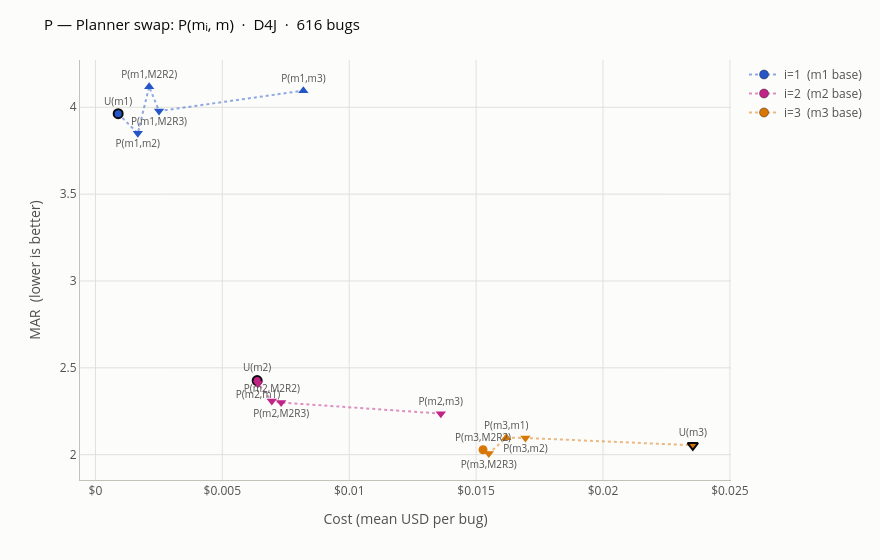
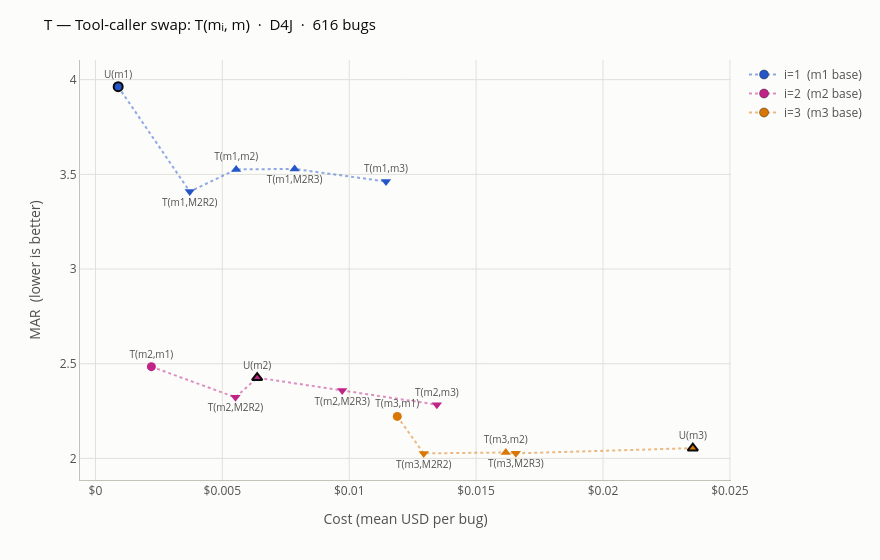
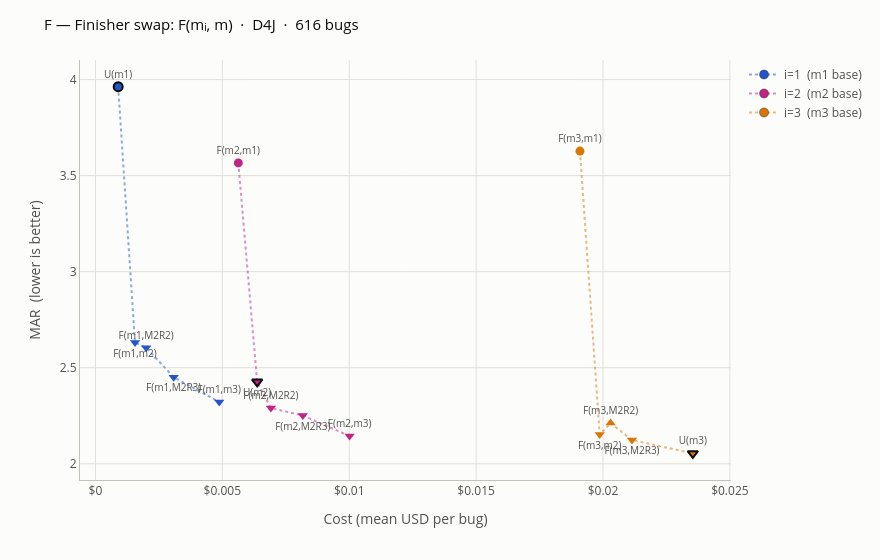

Write notebook code for charts like these, in order.
### Markdown cell above
### Defects4J (D4J)

Per-phase plots for D4J alone, then the per-instance MAR table and its $(X, i)$ aggregate. `U-Min` is the headroom of the best swap below the uniform anchor, `Max-Min` the dynamic range of the swap — both are functions of $(X, i)$, so they repeat across the 5 swap rows of a group in the per-instance table.

### Code cell
for fig in per_phase_figures("D4J"):
    save_fig(fig).show()

### Figure 1 — Plotly figure (JSON) as saved in the notebook; plotly's stock layout.template omitted (floating-point values rounded to 4 significant figures)
{"data": [{"customdata": [["M1R1-M1R1-M1R1", "U(m1)"], ["M2R1-M1R1-M1R1", "P(m1,m2)"], ["M2R2-M1R1-M1R1", "P(m1,M2R2)"], ["M2R3-M1R1-M1R1", "P(m1,M2R3)"], ["M3R1-M1R1-M1R1", "P(m1,m3)"]], "hovertemplate": "<b>%{customdata[1]}</b>  ·  %{customdata[0]}<br>MAR %{y:.3f}<br>Cost $%{x:.5f}/bug<extra>i=1  (m1 base)</extra>", "line": {"color": "rgba(36,86,199,0.5)", "dash": "dot", "width": 2}, "marker": {"color": "#2456c7", "line": {"color": "#0b0b0b", "width": [2, 0, 0, 0, 0]}, "size": 9, "symbol": ["circle", "triangle-down", "triangle-up", "triangle-down", "triangle-up"]}, "mode": "lines+markers+text", "name": "i=1  (m1 base)", "text": ["U(m1)", "P(m1,m2)", "P(m1,M2R2)", "P(m1,M2R3)", "P(m1,m3)"], "textfont": {"color": "#52514e", "size": 10}, "textposition": ["top center", "bottom center", "top center", "bottom center", "top center"], "type": "scatter", "x": [0.0008955, 0.001669, 0.002117, 0.002506, 0.008193], "y": [3.963, 3.85, 4.119, 3.978, 4.096]}, {"customdata": [["M2R1-M2R1-M2R1", "U(m2)"], ["M1R1-M2R1-M2R1", "P(m2,m1)"], ["M2R2-M2R1-M2R1", "P(m2,M2R2)"], ["M2R3-M2R1-M2R1", "P(m2,M2R3)"], ["M3R1-M2R1-M2R1", "P(m2,m3)"]], "hovertemplate": "<b>%{customdata[1]}</b>  ·  %{customdata[0]}<br>MAR %{y:.3f}<br>Cost $%{x:.5f}/bug<extra>i=2  (m2 base)</extra>", "line": {"color": "rgba(192,36,134,0.5)", "dash": "dot", "width": 2}, "marker": {"color": "#c02486", "line": {"color": "#0b0b0b", "width": [2, 0, 0, 0, 0]}, "size": 9, "symbol": ["circle", "triangle-down", "triangle-down", "triangle-down", "triangle-down"]}, "mode": "lines+markers+text", "name": "i=2  (m2 base)", "text": ["U(m2)", "P(m2,m1)", "P(m2,M2R2)", "P(m2,M2R3)", "P(m2,m3)"], "textfont": {"color": "#52514e", "size": 10}, "textposition": ["top center", "bottom center", "top center", "bottom center", "top center"], "type": "scatter", "x": [0.006372, 0.006408, 0.00695, 0.007318, 0.01361], "y": [2.426, 2.41, 2.309, 2.3, 2.236]}, {"customdata": [["M2R2-M3R1-M3R1", "P(m3,M2R2)"], ["M2R3-M3R1-M3R1", "P(m3,M2R3)"], ["M1R1-M3R1-M3R1", "P(m3,m1)"], ["M2R1-M3R1-M3R1", "P(m3,m2)"], ["M3R1-M3R1-M3R1", "U(m3)"]], "hovertemplate": "<b>%{customdata[1]}</b>  ·  %{customdata[0]}<br>MAR %{y:.3f}<br>Cost $%{x:.5f}/bug<extra>i=3  (m3 base)</extra>", "line": {"color": "rgba(217,119,6,0.5)", "dash": "dot", "width": 2}, "marker": {"color": "#d97706", "line": {"color": "#0b0b0b", "width": [0, 0, 0, 0, 2]}, "size": 9, "symbol": ["circle", "triangle-down", "triangle-up", "triangle-down", "triangle-down"]}, "mode": "lines+markers+text", "name": "i=3  (m3 base)", "text": ["P(m3,M2R2)", "P(m3,M2R3)", "P(m3,m1)", "P(m3,m2)", "U(m3)"], "textfont": {"color": "#52514e", "size": 10}, "textposition": ["top center", "bottom center", "top center", "bottom center", "top center"], "type": "scatter", "x": [0.01527, 0.0155, 0.01619, 0.01694, 0.02354], "y": [2.029, 2.008, 2.098, 2.096, 2.054]}], "layout": {"font": {"color": "#52514e", "size": 12}, "height": 560, "legend": {"bgcolor": "rgba(252,252,251,0.9)"}, "margin": {"r": 30, "t": 60}, "paper_bgcolor": "#fcfcfb", "plot_bgcolor": "#fcfcfb", "title": {"font": {"color": "#0b0b0b", "size": 15}, "text": "P — Planner swap: P(mᵢ, m)  ·  D4J  ·  616 bugs"}, "width": 880, "xaxis": {"gridcolor": "#e1e0d9", "linecolor": "#c3c2b7", "tickprefix": "$", "title": {"text": "Cost (mean USD per bug)"}, "zeroline": false}, "yaxis": {"gridcolor": "#e1e0d9", "linecolor": "#c3c2b7", "title": {"text": "MAR  (lower is better)"}, "zeroline": false}}}

### Figure 2 — Plotly figure (JSON) as saved in the notebook; plotly's stock layout.template omitted (floating-point values rounded to 4 significant figures)
{"data": [{"customdata": [["M1R1-M1R1-M1R1", "U(m1)"], ["M1R1-M2R2-M1R1", "T(m1,M2R2)"], ["M1R1-M2R1-M1R1", "T(m1,m2)"], ["M1R1-M2R3-M1R1", "T(m1,M2R3)"], ["M1R1-M3R1-M1R1", "T(m1,m3)"]], "hovertemplate": "<b>%{customdata[1]}</b>  ·  %{customdata[0]}<br>MAR %{y:.3f}<br>Cost $%{x:.5f}/bug<extra>i=1  (m1 base)</extra>", "line": {"color": "rgba(36,86,199,0.5)", "dash": "dot", "width": 2}, "marker": {"color": "#2456c7", "line": {"color": "#0b0b0b", "width": [2, 0, 0, 0, 0]}, "size": 9, "symbol": ["circle", "triangle-down", "triangle-up", "triangle-up", "triangle-down"]}, "mode": "lines+markers+text", "name": "i=1  (m1 base)", "text": ["U(m1)", "T(m1,M2R2)", "T(m1,m2)", "T(m1,M2R3)", "T(m1,m3)"], "textfont": {"color": "#52514e", "size": 10}, "textposition": ["top center", "bottom center", "top center", "bottom center", "top center"], "type": "scatter", "x": [0.0008955, 0.003716, 0.005544, 0.007849, 0.01145], "y": [3.963, 3.409, 3.526, 3.529, 3.462]}, {"customdata": [["M2R1-M1R1-M2R1", "T(m2,m1)"], ["M2R1-M2R2-M2R1", "T(m2,M2R2)"], ["M2R1-M2R1-M2R1", "U(m2)"], ["M2R1-M2R3-M2R1", "T(m2,M2R3)"], ["M2R1-M3R1-M2R1", "T(m2,m3)"]], "hovertemplate": "<b>%{customdata[1]}</b>  ·  %{customdata[0]}<br>MAR %{y:.3f}<br>Cost $%{x:.5f}/bug<extra>i=2  (m2 base)</extra>", "line": {"color": "rgba(192,36,134,0.5)", "dash": "dot", "width": 2}, "marker": {"color": "#c02486", "line": {"color": "#0b0b0b", "width": [0, 0, 2, 0, 0]}, "size": 9, "symbol": ["circle", "triangle-down", "triangle-up", "triangle-down", "triangle-down"]}, "mode": "lines+markers+text", "name": "i=2  (m2 base)", "text": ["T(m2,m1)", "T(m2,M2R2)", "U(m2)", "T(m2,M2R3)", "T(m2,m3)"], "textfont": {"color": "#52514e", "size": 10}, "textposition": ["top center", "bottom center", "top center", "bottom center", "top center"], "type": "scatter", "x": [0.002204, 0.005517, 0.006372, 0.009724, 0.01345], "y": [2.485, 2.323, 2.426, 2.358, 2.284]}, {"customdata": [["M3R1-M1R1-M3R1", "T(m3,m1)"], ["M3R1-M2R2-M3R1", "T(m3,M2R2)"], ["M3R1-M2R1-M3R1", "T(m3,m2)"], ["M3R1-M2R3-M3R1", "T(m3,M2R3)"], ["M3R1-M3R1-M3R1", "U(m3)"]], "hovertemplate": "<b>%{customdata[1]}</b>  ·  %{customdata[0]}<br>MAR %{y:.3f}<br>Cost $%{x:.5f}/bug<extra>i=3  (m3 base)</extra>", "line": {"color": "rgba(217,119,6,0.5)", "dash": "dot", "width": 2}, "marker": {"color": "#d97706", "line": {"color": "#0b0b0b", "width": [0, 0, 0, 0, 2]}, "size": 9, "symbol": ["circle", "triangle-down", "triangle-up", "triangle-down", "triangle-up"]}, "mode": "lines+markers+text", "name": "i=3  (m3 base)", "text": ["T(m3,m1)", "T(m3,M2R2)", "T(m3,m2)", "T(m3,M2R3)", "U(m3)"], "textfont": {"color": "#52514e", "size": 10}, "textposition": ["top center", "bottom center", "top center", "bottom center", "top center"], "type": "scatter", "x": [0.01189, 0.01293, 0.01617, 0.01657, 0.02354], "y": [2.222, 2.027, 2.031, 2.027, 2.054]}], "layout": {"font": {"color": "#52514e", "size": 12}, "height": 560, "legend": {"bgcolor": "rgba(252,252,251,0.9)"}, "margin": {"r": 30, "t": 60}, "paper_bgcolor": "#fcfcfb", "plot_bgcolor": "#fcfcfb", "title": {"font": {"color": "#0b0b0b", "size": 15}, "text": "T — Tool-caller swap: T(mᵢ, m)  ·  D4J  ·  616 bugs"}, "width": 880, "xaxis": {"gridcolor": "#e1e0d9", "linecolor": "#c3c2b7", "tickprefix": "$", "title": {"text": "Cost (mean USD per bug)"}, "zeroline": false}, "yaxis": {"gridcolor": "#e1e0d9", "linecolor": "#c3c2b7", "title": {"text": "MAR  (lower is better)"}, "zeroline": false}}}

### Figure 3 — Plotly figure (JSON) as saved in the notebook; plotly's stock layout.template omitted (floating-point values rounded to 4 significant figures)
{"data": [{"customdata": [["M1R1-M1R1-M1R1", "U(m1)"], ["M1R1-M1R1-M2R1", "F(m1,m2)"], ["M1R1-M1R1-M2R2", "F(m1,M2R2)"], ["M1R1-M1R1-M2R3", "F(m1,M2R3)"], ["M1R1-M1R1-M3R1", "F(m1,m3)"]], "hovertemplate": "<b>%{customdata[1]}</b>  ·  %{customdata[0]}<br>MAR %{y:.3f}<br>Cost $%{x:.5f}/bug<extra>i=1  (m1 base)</extra>", "line": {"color": "rgba(36,86,199,0.5)", "dash": "dot", "width": 2}, "marker": {"color": "#2456c7", "line": {"color": "#0b0b0b", "width": [2, 0, 0, 0, 0]}, "size": 9, "symbol": ["circle", "triangle-down", "triangle-down", "triangle-down", "triangle-down"]}, "mode": "lines+markers+text", "name": "i=1  (m1 base)", "text": ["U(m1)", "F(m1,m2)", "F(m1,M2R2)", "F(m1,M2R3)", "F(m1,m3)"], "textfont": {"color": "#52514e", "size": 10}, "textposition": ["top center", "bottom center", "top center", "bottom center", "top center"], "type": "scatter", "x": [0.0008955, 0.001558, 0.001998, 0.003083, 0.004879], "y": [3.963, 2.631, 2.604, 2.451, 2.322]}, {"customdata": [["M2R1-M2R1-M1R1", "F(m2,m1)"], ["M2R1-M2R1-M2R1", "U(m2)"], ["M2R1-M2R1-M2R2", "F(m2,M2R2)"], ["M2R1-M2R1-M2R3", "F(m2,M2R3)"], ["M2R1-M2R1-M3R1", "F(m2,m3)"]], "hovertemplate": "<b>%{customdata[1]}</b>  ·  %{customdata[0]}<br>MAR %{y:.3f}<br>Cost $%{x:.5f}/bug<extra>i=2  (m2 base)</extra>", "line": {"color": "rgba(192,36,134,0.5)", "dash": "dot", "width": 2}, "marker": {"color": "#c02486", "line": {"color": "#0b0b0b", "width": [0, 2, 0, 0, 0]}, "size": 9, "symbol": ["circle", "triangle-down", "triangle-down", "triangle-down", "triangle-down"]}, "mode": "lines+markers+text", "name": "i=2  (m2 base)", "text": ["F(m2,m1)", "U(m2)", "F(m2,M2R2)", "F(m2,M2R3)", "F(m2,m3)"], "textfont": {"color": "#52514e", "size": 10}, "textposition": ["top center", "bottom center", "top center", "bottom center", "top center"], "type": "scatter", "x": [0.005629, 0.006372, 0.006913, 0.008171, 0.01001], "y": [3.566, 2.426, 2.29, 2.251, 2.145]}, {"customdata": [["M3R1-M3R1-M1R1", "F(m3,m1)"], ["M3R1-M3R1-M2R1", "F(m3,m2)"], ["M3R1-M3R1-M2R2", "F(m3,M2R2)"], ["M3R1-M3R1-M2R3", "F(m3,M2R3)"], ["M3R1-M3R1-M3R1", "U(m3)"]], "hovertemplate": "<b>%{customdata[1]}</b>  ·  %{customdata[0]}<br>MAR %{y:.3f}<br>Cost $%{x:.5f}/bug<extra>i=3  (m3 base)</extra>", "line": {"color": "rgba(217,119,6,0.5)", "dash": "dot", "width": 2}, "marker": {"color": "#d97706", "line": {"color": "#0b0b0b", "width": [0, 0, 0, 0, 2]}, "size": 9, "symbol": ["circle", "triangle-down", "triangle-up", "triangle-down", "triangle-down"]}, "mode": "lines+markers+text", "name": "i=3  (m3 base)", "text": ["F(m3,m1)", "F(m3,m2)", "F(m3,M2R2)", "F(m3,M2R3)", "U(m3)"], "textfont": {"color": "#52514e", "size": 10}, "textposition": ["top center", "bottom center", "top center", "bottom center", "top center"], "type": "scatter", "x": [0.01909, 0.01987, 0.0203, 0.02114, 0.02354], "y": [3.628, 2.152, 2.212, 2.124, 2.054]}], "layout": {"font": {"color": "#52514e", "size": 12}, "height": 560, "legend": {"bgcolor": "rgba(252,252,251,0.9)"}, "margin": {"r": 30, "t": 60}, "paper_bgcolor": "#fcfcfb", "plot_bgcolor": "#fcfcfb", "title": {"font": {"color": "#0b0b0b", "size": 15}, "text": "F — Finisher swap: F(mᵢ, m)  ·  D4J  ·  616 bugs"}, "width": 880, "xaxis": {"gridcolor": "#e1e0d9", "linecolor": "#c3c2b7", "tickprefix": "$", "title": {"text": "Cost (mean USD per bug)"}, "zeroline": false}, "yaxis": {"gridcolor": "#e1e0d9", "linecolor": "#c3c2b7", "title": {"text": "MAR  (lower is better)"}, "zeroline": false}}}
